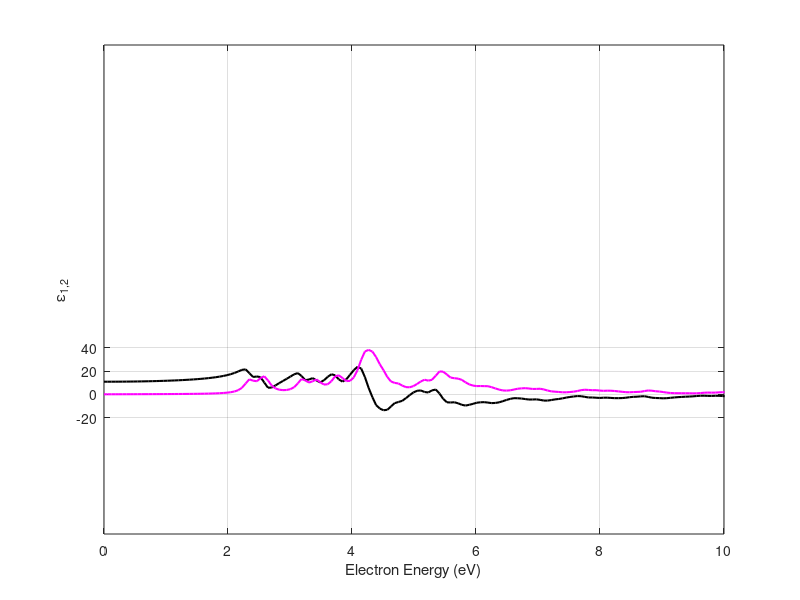

Recreate this plot in MATLAB.
clear all; clc;

epsi = load('epsi_gaas2mat.dat');
epsr = load('epsr_gaas2mat.dat');

clf; figure = figure(1)
plot(epsr(:,1),epsr(:,2),'k','linewidth',1.5); hold on
plot(epsi(:,1),epsi(:,2),'m','linewidth',1.5); hold on
set(gca,'xtick',[0:2:10],'ytick',[-20:20:40])
axis([0,10,-120,300])
xlabel('Electron Energy (eV)')
ylabel('\epsilon_{1,2}')
grid on

print('GaAs_epsilon','-dpng','-r300')